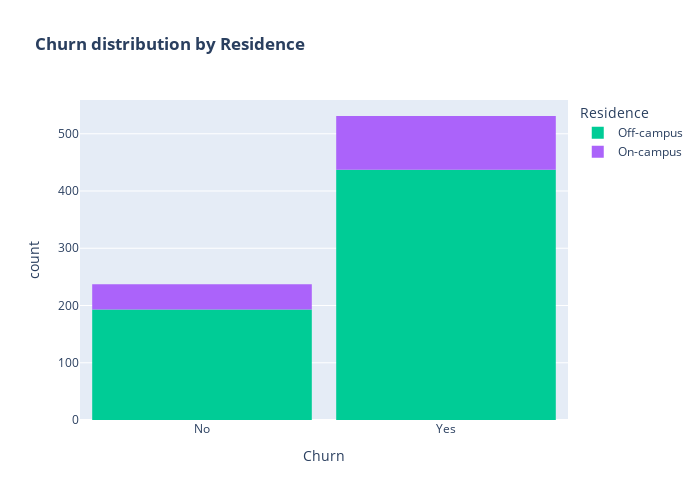

This figure's notebook cell:
### Code cell
color_map = {"Yes": '#FFA15A', "No": '#00CC96'}
fig = px.histogram(data, x="Churn", color="Residence",  title="<b>Churn distribution by Residence</b>", color_discrete_map=color_map)
fig.update_layout(width=700, height=500, bargap=0.1)
fig.show()

### Figure 1 — Plotly figure (JSON) as saved in the notebook; plotly's stock layout.template omitted (floating-point values rounded to 4 significant figures; data arrays with more than 128 entries replaced by an {"elided": "..."} marker saying what was removed)
{"data": [{"alignmentgroup": "True", "bingroup": "x", "hovertemplate": "Residence=Off-campus<br>Churn=%{x}<br>count=%{y}<extra></extra>", "legendgroup": "Off-campus", "marker": {"color": "#00cc96", "pattern": {"shape": ""}}, "name": "Off-campus", "offsetgroup": "Off-campus", "orientation": "v", "showlegend": true, "type": "histogram", "x": {"elided": "630 str values"}, "xaxis": "x", "yaxis": "y"}, {"alignmentgroup": "True", "bingroup": "x", "hovertemplate": "Residence=On-campus<br>Churn=%{x}<br>count=%{y}<extra></extra>", "legendgroup": "On-campus", "marker": {"color": "#ab63fa", "pattern": {"shape": ""}}, "name": "On-campus", "offsetgroup": "On-campus", "orientation": "v", "showlegend": true, "type": "histogram", "x": {"elided": "138 str values"}, "xaxis": "x", "yaxis": "y"}], "layout": {"bargap": 0.1, "barmode": "relative", "height": 500, "legend": {"title": {"text": "Residence"}, "tracegroupgap": 0}, "title": {"text": "<b>Churn distribution by Residence</b>"}, "width": 700, "xaxis": {"anchor": "y", "domain": [0, 1], "title": {"text": "Churn"}}, "yaxis": {"anchor": "x", "domain": [0, 1], "title": {"text": "count"}}}}
